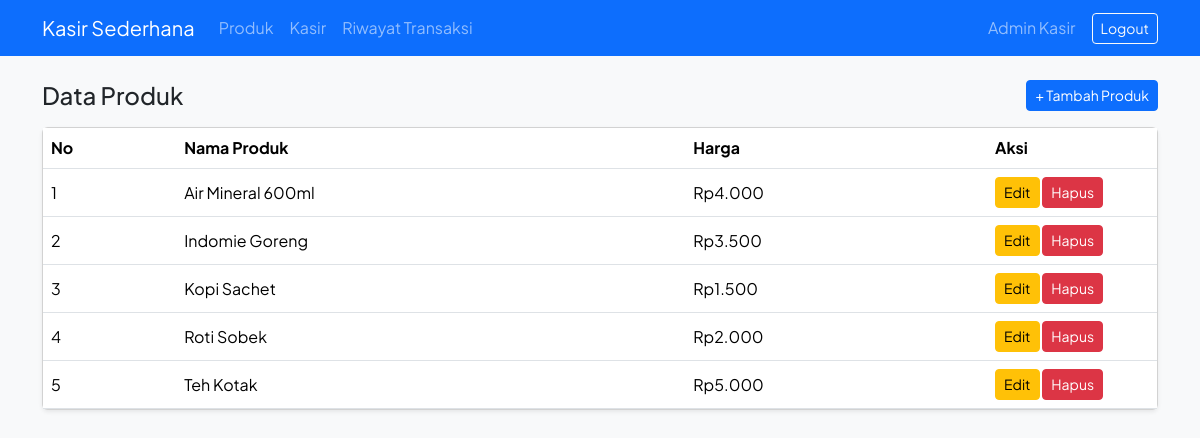
/index.php (signed in), run on the app's committed database.
### tables this page shows
CREATE TABLE produk (
  id INT AUTO_INCREMENT PRIMARY KEY,
  nama VARCHAR(100) NOT NULL,
  harga INT NOT NULL
);

### controllers/ProdukController.php (called while the page is built, shortened)
<?php
class ProdukController
{
    private $model;
    public function __construct($pdo)
    {
        $this->model = new Produk($pdo);
    }
    public function index()
    {
        $produk = $this->model->all();
        include __DIR__ . '/../views/produk/index.php';
    }
}

### models/Produk.php (called while the page is built, shortened)
<?php
class Produk
{
    private $pdo;
    public function __construct($pdo)
    {
        $this->pdo = $pdo;
    }
    public function all()
    {
        return $this->pdo->query("SELECT * FROM produk ORDER BY nama")->fetchAll();
    }
}

### views/produk/index.php (the view, shortened to what this page needs)
<?php include __DIR__ . '/../partials/header.php'; ?>
<div class="d-flex justify-content-between align-items-center mb-3">
  <h4 class="mb-0">Data Produk</h4>
  <a href="index.php?page=produk-form" class="btn btn-primary btn-sm">+ Tambah Produk</a>
</div>
<div class="card shadow-sm">
  <div class="table-responsive">
    <table class="table table-hover align-middle mb-0">
      <thead>
        <tr><th>No</th><th>Nama Produk</th><th>Harga</th><th style="width:170px;">Aksi</th></tr>
      </thead>
      <tbody>
        <?php foreach ($produk as $i => $p): ?>
          <tr>
            <td><?= $i + 1 ?></td>
            <td><?= htmlspecialchars($p['nama']) ?></td>
            <td>Rp<?= number_format($p['harga'], 0, ',', '.') ?></td>
            <td>
              <a href="index.php?page=produk-form&id=<?= $p['id'] ?>" class="btn btn-warning btn-sm">Edit</a>
              <a href="index.php?page=produk-hapus&id=<?= $p['id'] ?>" class="btn btn-danger btn-sm btn-hapus">Hapus</a>
            </td>
          </tr>
        <?php endforeach; ?>
      </tbody>
    </table>
  </div>
</div>
<?php include __DIR__ . '/../partials/footer.php'; ?>

### views/partials/header.php (style rules this page uses)
body { font-family: 'Plus Jakarta Sans', sans-serif; }

### data on the page
produk: nama "Air Mineral 600ml", harga "4.000"
produk: nama "Indomie Goreng", harga "3.500"
produk: nama "Kopi Sachet", harga "1.500"
produk: nama "Roti Sobek", harga "2.000"
produk: nama "Teh Kotak", harga "5.000"

### other printed values
$userNama "Admin Kasir"
